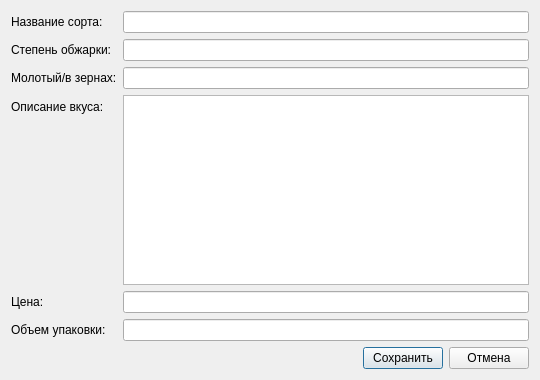
<?xml version="1.0" encoding="UTF-8"?>
<ui version="4.0">
 <class>AddEditCoffeeForm</class>
 <widget class="QDialog" name="AddEditCoffeeForm">
  <property name="geometry">
   <rect>
    <x>0</x>
    <y>0</y>
    <width>540</width>
    <height>380</height>
   </rect>
  </property>
  <property name="windowTitle">
   <string>Добавление/редактирование кофе</string>
  </property>
  <layout class="QVBoxLayout" name="verticalLayout">
   <item>
    <layout class="QFormLayout" name="formLayout">
     <item row="0" column="0">
      <widget class="QLabel" name="sort_name_label">
       <property name="text">
        <string>Название сорта:</string>
       </property>
      </widget>
     </item>
     <item row="0" column="1">
      <widget class="QLineEdit" name="sort_name_input"/>
     </item>
     <item row="1" column="0">
      <widget class="QLabel" name="roast_degree_label">
       <property name="text">
        <string>Степень обжарки:</string>
       </property>
      </widget>
     </item>
     <item row="1" column="1">
      <widget class="QLineEdit" name="roast_degree_input"/>
     </item>
     <item row="2" column="0">
      <widget class="QLabel" name="form_type_label">
       <property name="text">
        <string>Молотый/в зернах:</string>
       </property>
      </widget>
     </item>
     <item row="2" column="1">
      <widget class="QLineEdit" name="form_type_input"/>
     </item>
     <item row="3" column="0">
      <widget class="QLabel" name="taste_description_label">
       <property name="text">
        <string>Описание вкуса:</string>
       </property>
      </widget>
     </item>
     <item row="3" column="1">
      <widget class="QTextEdit" name="taste_description_input"/>
     </item>
     <item row="4" column="0">
      <widget class="QLabel" name="price_label">
       <property name="text">
        <string>Цена:</string>
       </property>
      </widget>
     </item>
     <item row="4" column="1">
      <widget class="QLineEdit" name="price_input"/>
     </item>
     <item row="5" column="0">
      <widget class="QLabel" name="package_volume_label">
       <property name="text">
        <string>Объем упаковки:</string>
       </property>
      </widget>
     </item>
     <item row="5" column="1">
      <widget class="QLineEdit" name="package_volume_input"/>
     </item>
    </layout>
   </item>
   <item>
    <layout class="QHBoxLayout" name="buttonLayout">
     <item>
      <spacer name="horizontalSpacer">
       <property name="orientation">
        <enum>Qt::Horizontal</enum>
       </property>
       <property name="sizeHint" stdset="0">
        <size>
         <width>40</width>
         <height>20</height>
        </size>
       </property>
      </spacer>
     </item>
     <item>
      <widget class="QPushButton" name="save_button">
       <property name="text">
        <string>Сохранить</string>
       </property>
      </widget>
     </item>
     <item>
      <widget class="QPushButton" name="cancel_button">
       <property name="text">
        <string>Отмена</string>
       </property>
      </widget>
     </item>
    </layout>
   </item>
  </layout>
 </widget>
 <resources/>
 <connections/>
</ui>
